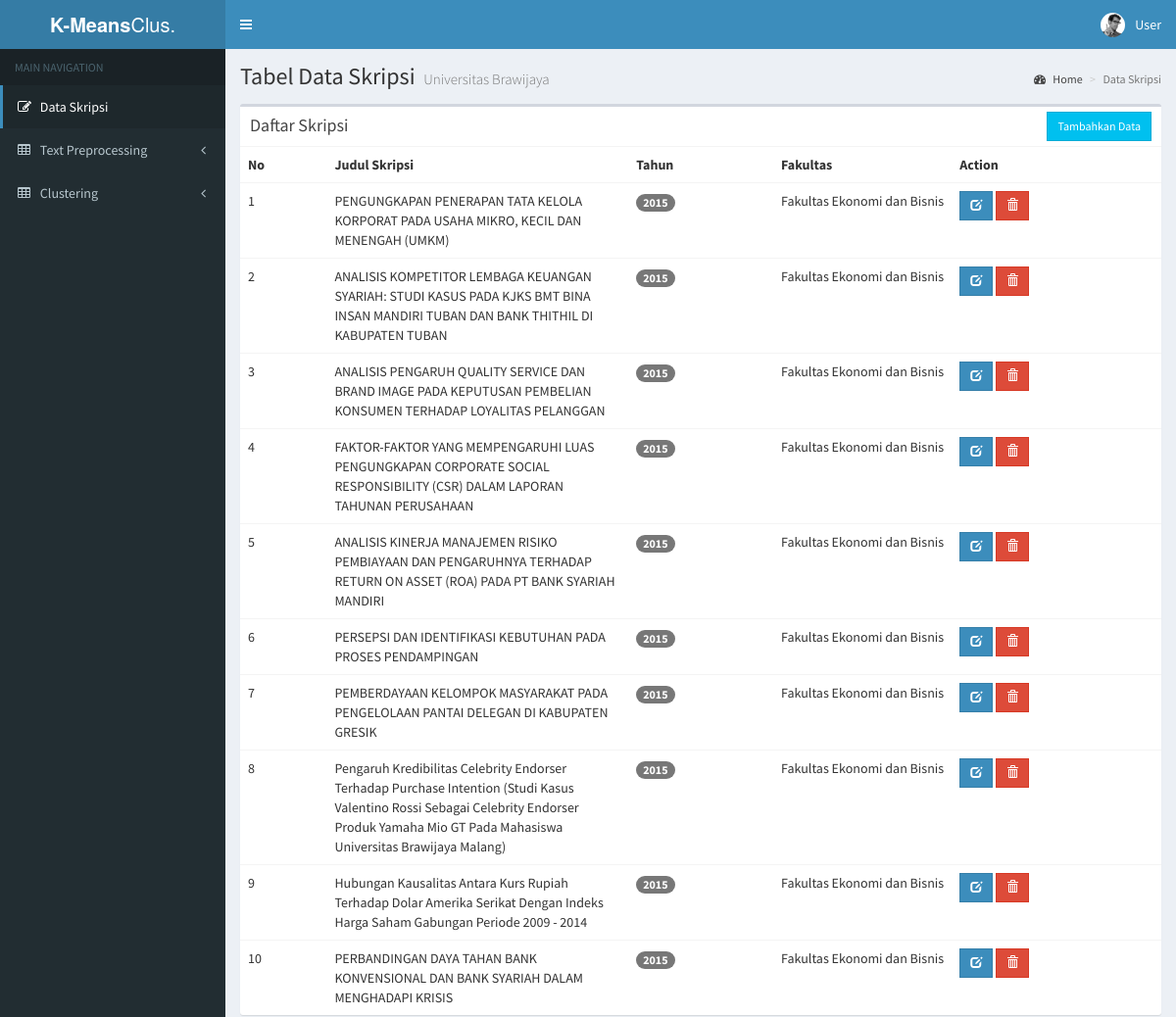
Before: / (upper part) with the older database file.
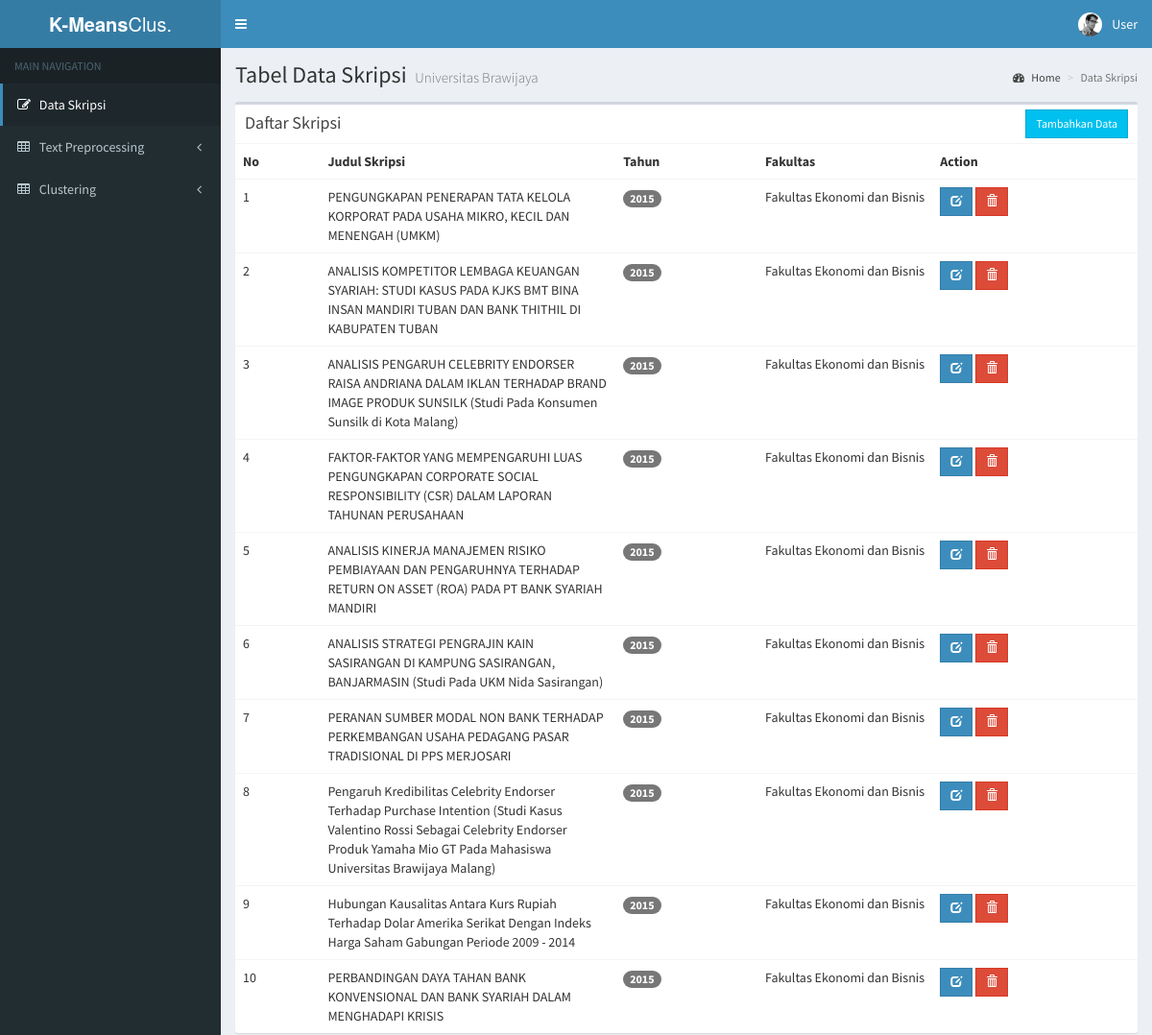
After: the same page with the newer database file.
### tables this page shows
CREATE TABLE `document` (
  `id` int(11) NOT NULL,
  `judul` varchar(200) NOT NULL,
  `fakultas` varchar(200) NOT NULL,
  `tahun` varchar(4) NOT NULL,
  `abstrak` text NOT NULL,
  `kata_kunci` text NOT NULL,
  `daftar_isi` text NOT NULL,
  `file_type` varchar(255) NOT NULL
);

### application/controllers/Main.php (called while the page is built, shortened)
<?php
class Main extends CI_Controller {
    public function __construct() {
        $this->load->model('Document_model');
        $this->load->model('Stopword_model');
        $this->load->model('Result_model');
        $this->load->helper('stemming_helper');
        $this->load->helper('clustering_helper');
        $this->load->helper('silhoutte_helper');
    }
    public function index() {
        $this->load->view('header');
        $this->load->view('documents/list', [
            'documents' => $this->Document_model->getAll()
        ]);
        $this->load->view('sidebar');
        $this->load->view('footer');
    }
}

### index.php (called while the page is built, shortened)
<?php
require_once BASEPATH.'core/CodeIgniter.php';

### application/models/Document_model.php (called while the page is built, shortened)
<?php
class Document_model extends CI_Model {
    public function getAll() {
        $query = $this->db->get('document');
        return $query->result();
    }
}

### application/views/documents/list.php (the view, shortened to what this page needs)
<div class="content-wrapper">
    <section class="content-header">
        <h1>
            Tabel Data Skripsi
            <small>Universitas Brawijaya</small>
        </h1>
        <ol class="breadcrumb">
            <li><a href="forminput"><i class="fa fa-dashboard"></i> Home</a></li>
            <li class="active">Data Skripsi</li>
        </ol>
    </section>
    <section class="content">
        <div class="row">
            <div class="col-xs-12">
                <div class="box">
                    <div class="box-header">
                        <h3 class="box-title">Daftar Skripsi</h3>
                        <div class="box-tools">
                            <div class="input-group input-group-sm" style="width: 150px;">
                                <a href="<?php echo base_url('main/add') ?>" class="btn btn-info btn-sm btn-flat pull-right">
                                    Tambahkan Data
                                </a>
                            </div>
                        </div>
                    </div>
                    <div class="box-body table-responsive no-padding">
                        <table class="table table-hover">
                            <tr>
                                <th style="width: 10px">No</th>
                                <th style="width: 50px">Judul Skripsi</th>
                                <th style="width: 50px">Tahun</th>
                                <th style="width: 50px">Fakultas</th>
                                <th style="width: 80px">Action</th>
                            </tr>
                            <?php foreach ($documents as $index => $row) : ?>
                                <tr>
                                    <td><?php echo $index+1 ?></td>
                                    <td><?php echo $row->judul ?></td>
                                    <td><span class="badge bg-primary"><?php echo $row->tahun ?></span></td>
                                    <td><?php echo $row->fakultas ?></td>
                                    <td>
										<div class="" align="left">
                                            <a href="<?php echo base_url('main/edit/' . $row->id) ?>">
                                                <button class="btn btn-flat btn-sm btn-primary">
                                                    <i class="glyphicon glyphicon-edit"></i>
                                                </button>
                                            </a>
											<a href="#" data-object-id="<?php echo $row->id ?>"
												data-object-name="<?php echo $row->judul ?>"
												data-toggle="modal" data-href="<?php echo base_url('main/delete/' . $row->id) ?>"
												data-target="#confirm-delete">
												<button class="btn btn-flat btn-sm btn-danger">
                                                    <i class="glyphicon glyphicon-trash"></i>
                                                </button>
											 </a>
                                        </div>
                                    </td>
                                </tr>
                            <?php endforeach; ?>
                        </table>
                    </div>
                </div>
            </div>
        </div>
    </section>
</div>

### application/views/header.php (shortened to what this page needs)
<!DOCTYPE html>
<html>
<head>
    <link rel="stylesheet" href="<?php echo base_url('assets/bootstrap/css/bootstrap.min.css') ?>">
    <link rel="stylesheet" href="<?php echo base_url('assets/css/font-awesome.min.css') ?>">
    <link rel="stylesheet" href="<?php echo base_url('assets/plugins/datepicker/datepicker3.css') ?>">
    <link rel="stylesheet" href="<?php echo base_url('assets/dist/css/AdminLTE.min.css') ?>">
    <link rel="stylesheet" href="<?php echo base_url('assets/dist/css/skins/skin-blue.min.css') ?>">
</head>
<body class="hold-transition skin-blue sidebar-mini">
<div class="wrapper">
    <header class="main-header">
        <a href="<?php echo base_url() ?>" class="logo">
            <span class="logo-lg"><b>K-Means</b>Clus.</span>
        </a>
        <nav class="navbar navbar-static-top">
            <a href="#" class="sidebar-toggle" data-toggle="offcanvas" role="button">
            </a>
            <div class="navbar-custom-menu">
                <ul class="nav navbar-nav">
                    <li class="dropdown user user-menu">
                        <a href="#" class="dropdown-toggle" data-toggle="dropdown">
                            <img src="<?php echo base_url('assets/dist/img/user2-160x160.jpg') ?>" class="user-image" alt="User Image">
                            <span class="hidden-xs">User</span>
                        </a>
                    </li>
                </ul>
            </div>
        </nav>
    </header>

### application/views/sidebar.php (shortened to what this page needs)
<aside class="main-sidebar">
    <section class="sidebar">
        <ul class="sidebar-menu">
            <li class="header">MAIN NAVIGATION</li>
            <li class="<?php echo ($this->uri->segment(1) == "") ? 'active' : '' ?>">
                <a href="<?php echo base_url('') ?>">
                    <i class="fa fa-edit"></i> <span>Data Skripsi</span>
                </a>
            </li>
            <li class="<?php echo ($this->uri->segment(1) == "stopwords") ? 'treeview active' : '' ?>">
                <a href="#">
                    <i class="fa fa-table"></i> <span>Text Preprocessing</span>
                    <span class="pull-right-container">
              			<i class="fa fa-angle-left pull-right"></i>
           			</span>
                </a>
            </li>
            <li class="<?php echo ($this->uri->segment(1) == "klustering") ? 'treeview active' : '' ?>">
                <a href="#">
                    <i class="fa fa-table"></i> <span>Clustering</span>
                    <span class="pull-right-container">
              			<i class="fa fa-angle-left pull-right"></i>
            		</span>
                </a>
            </li>
        </ul>
    </section>
</aside>

### application/views/footer.php (shortened to what this page needs)
</div>
</body>
</html>

Changed rows visible on the page:
changed document: judul "ANALISIS PENGARUH QUALITY SERVICE DAN BRAND IMAGE PADA KEPUTUSAN PEMBELIAN KONSUMEN TERHADAP LOYALITAS PELANGGAN" → "ANALISIS PENGARUH CELEBRITY ENDORSER RAISA ANDRIANA DALAM IKLAN TERHADAP BRAND IMAGE PRODUK SUNSILK (Studi Pada Konsumen Sunsilk di Kota Malang)"
changed document: judul "PERSEPSI DAN IDENTIFIKASI KEBUTUHAN PADA PROSES PENDAMPINGAN" → "ANALISIS STRATEGI PENGRAJIN KAIN SASIRANGAN DI KAMPUNG SASIRANGAN, BANJARMASIN (Studi Pada UKM Nida Sasirangan)"
changed document: judul "PEMBERDAYAAN KELOMPOK MASYARAKAT PADA PENGELOLAAN PANTAI DELEGAN DI KABUPATEN GRESIK" → "PERANAN SUMBER MODAL NON BANK TERHADAP PERKEMBANGAN USAHA PEDAGANG PASAR TRADISIONAL DI PPS MERJOSARI"
